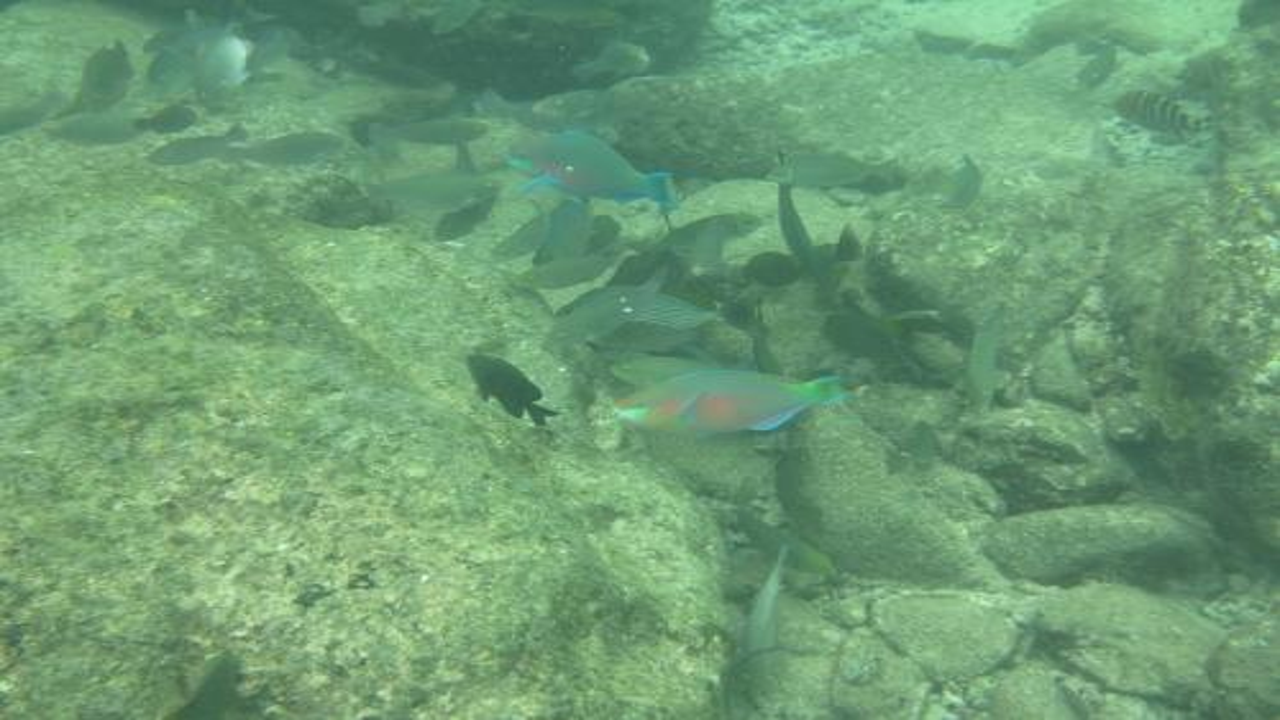
#> input picture test_real/600_img_.png, 1280 x 720 px, found by its file name
$ python AHE.py
#> lines starting #> are read from the running program, lines starting #| are printed output that depends on the picture
import cv2
import matplotlib.pyplot as plt
import numpy as np
from PIL import Image
# #用直方图分别统计图像各个像素三个颜色通道数值数量的分布
# img = cv2.imread('/content/Rust_032.jpg')
# color = ('blue','green','red')
# #enumerate函数第一个返回索引index，第二个返回元素element
# for i,color in enumerate(color):
#     #参数说明：
#     #一、images（输入图像）参数必须用方括号括起来。
#     #二、计算直方图的通道。
#     #三、Mask（掩膜），一般用None，表示处理整幅图像。
#     #四、histSize，表示这个直方图分成多少份（即多少个直方柱）。
#     #五、range，直方图中各个像素的值，[0.0, 256.0]表示直方图能表示像素值从0.0到256的像素。
#     hist = cv2.calcHist([img],[i],None,[256],[0,256])
#     plt.plot(hist,color = color)
#     plt.xlim([0,256])
# plt.show()
# cv2.waitKey()

# 自适应直方图均衡化(AHE)
from skimage import exposure
file_to_open = 'test_real/600_img_.png'
img2 = cv2.imread(file_to_open)
#> img2 is the input picture: shape (720, 1280, 3); mean B, G, R 116.8, 156.9, 109.9
plt.figure()
plt.imshow(img2)
plt.show()

img = exposure.equalize_adapthist(img2)
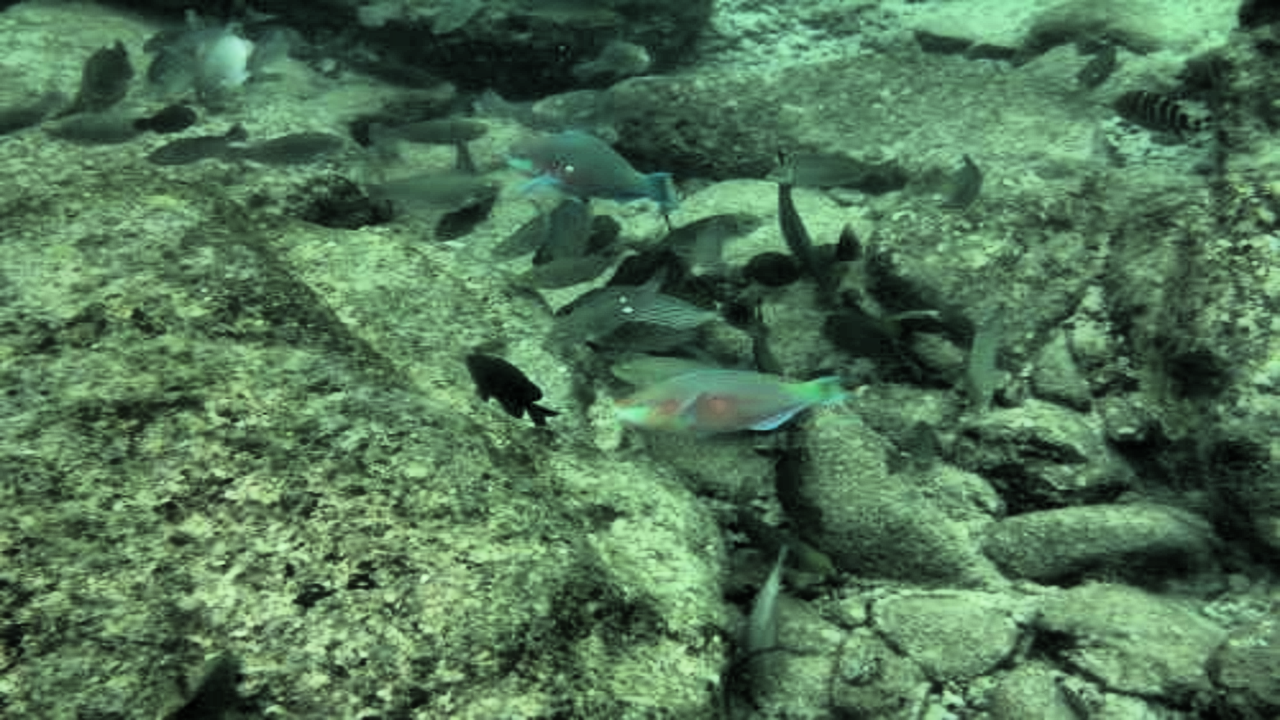
#> img: shape (720, 1280, 3) float64; mean B, G, R 0.341, 0.459, 0.325
im = Image.fromarray(np.uint8(img * 255))
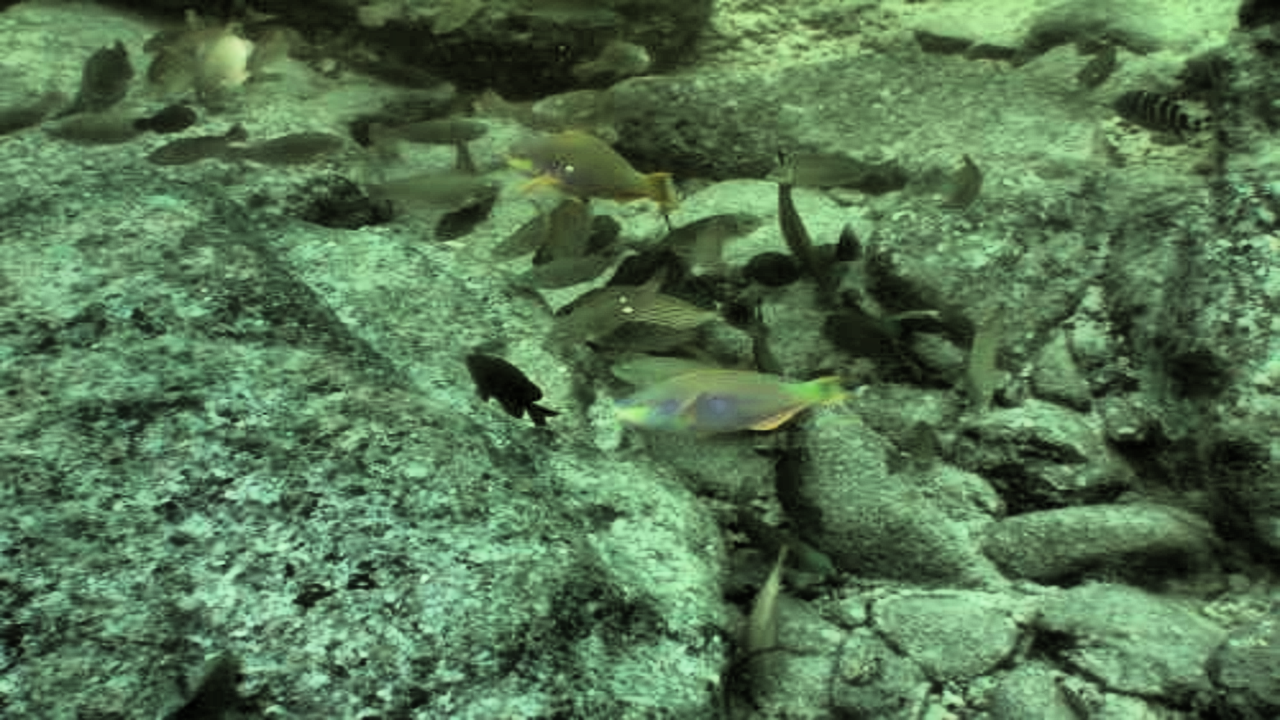
#> im: PIL image 1280x720 RGB; mean R, G, B 86.4, 116.5, 82.5
im.save('AHE.png')
plt.figure()
plt.imshow(img)
plt.show()

$ run again, with test_real/823_img_.png copied over test_real/600_img_.png
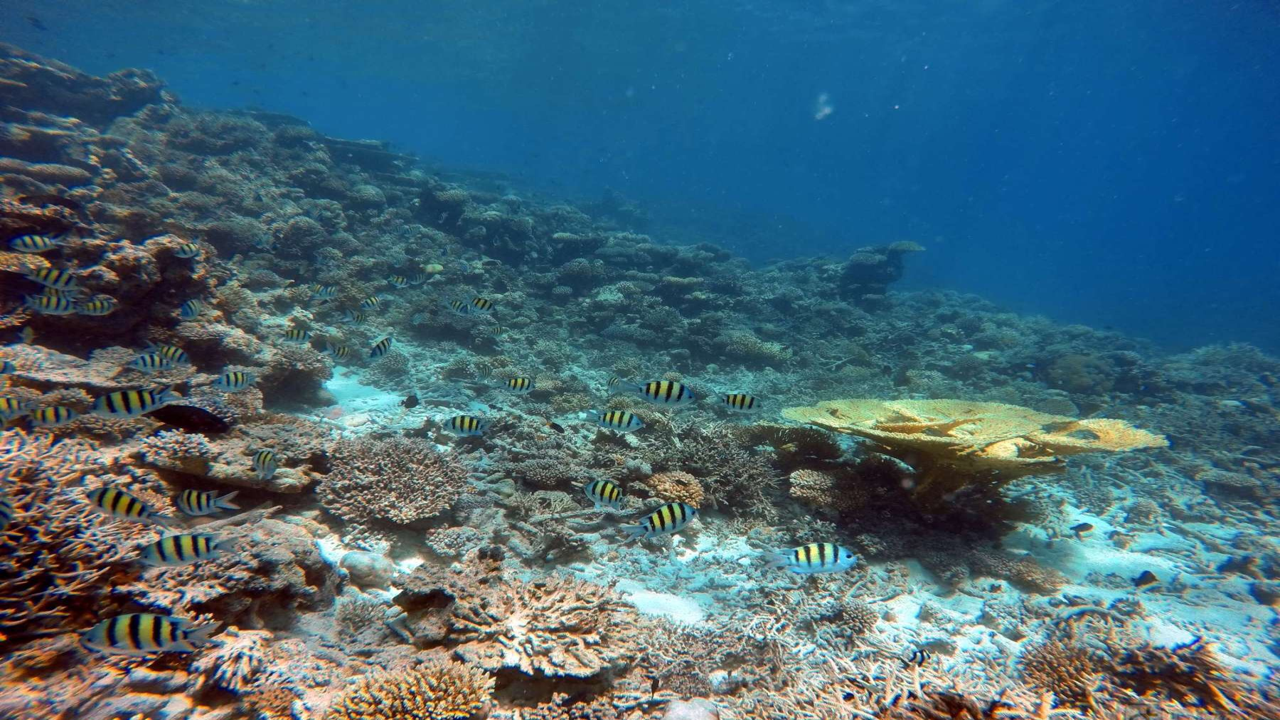
#> input picture test_real/823_img_.png, 1280 x 720 px, found by its file name
#> img2 is the input picture: shape (720, 1280, 3); mean B, G, R 118.3, 103.3, 69.5
#> `img = exposure.equalize_adapthist(img2)`:
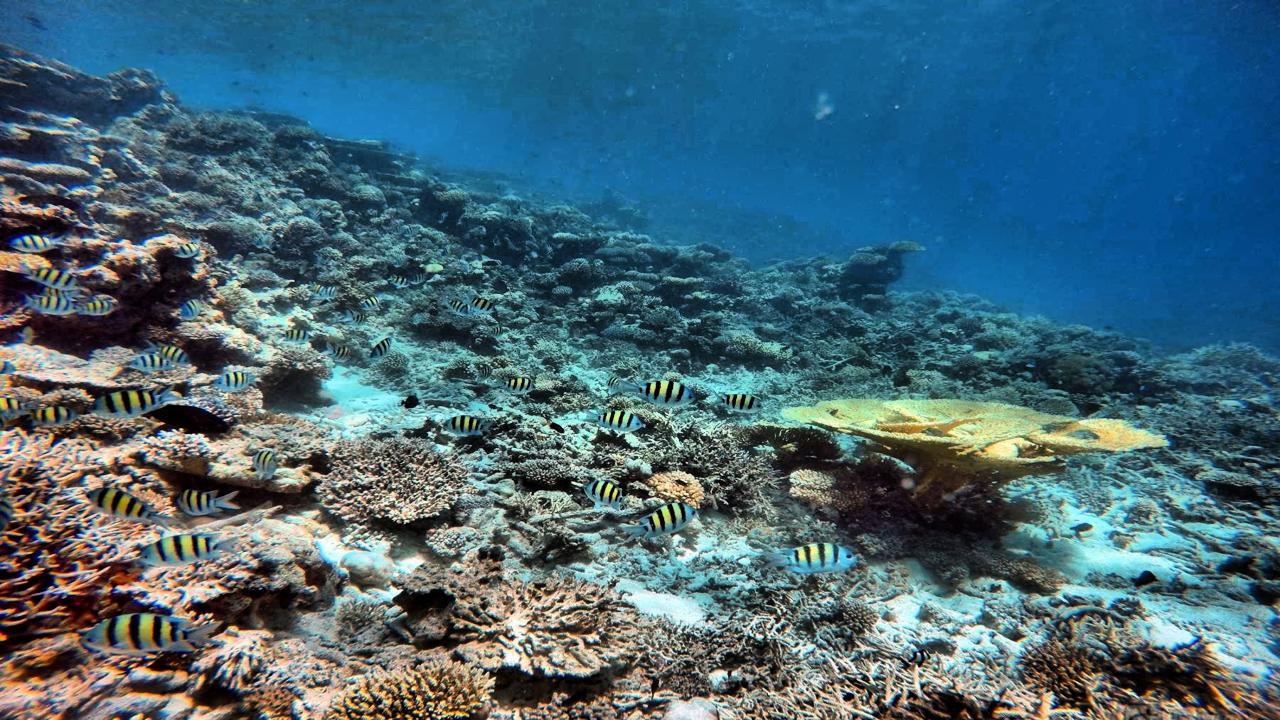
#> img: shape (720, 1280, 3) float64; mean B, G, R 0.468, 0.409, 0.274
#> `im = Image.fromarray(np.uint8(img * 255))`:
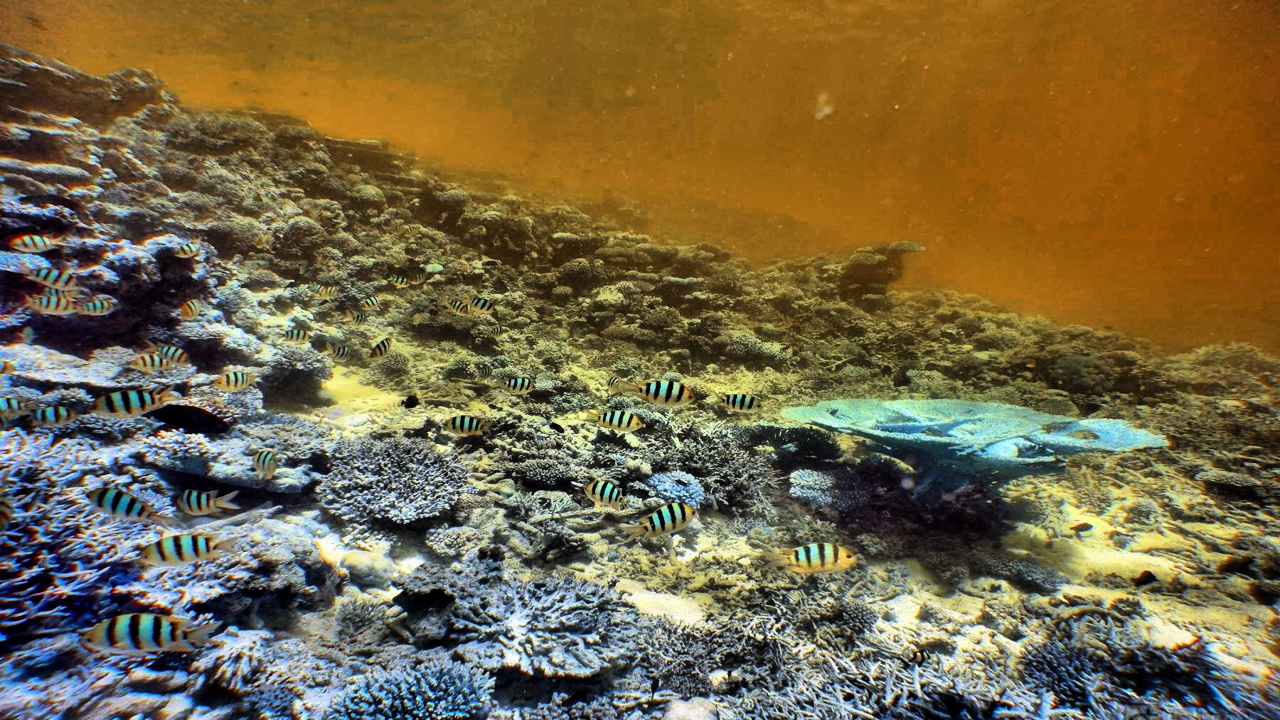
#> im: PIL image 1280x720 RGB; mean R, G, B 118.8, 103.9, 69.3
